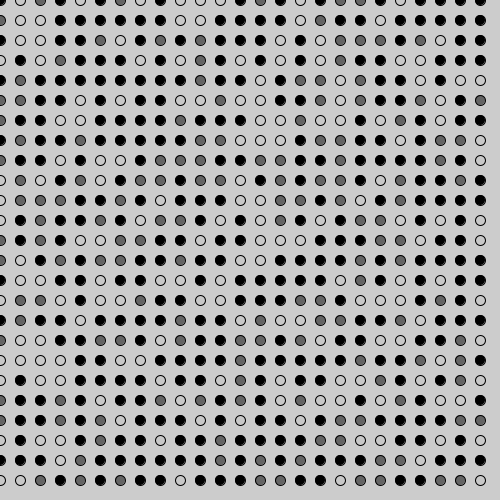
Frame 1 (no input)
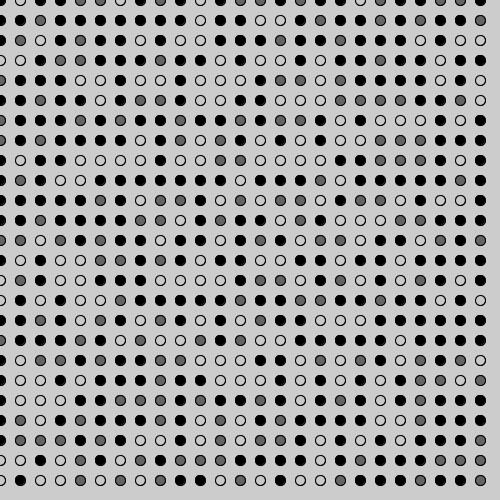
Frame 2 (the mouse pressed at the canvas centre, redrawn once)

The Processing sketch that drew these frames (run headless with seeded random() and noise(); the mouse was pressed at the canvas centre and the sketch redrawn once):

// Processing sketch: sketch_151022a
// ── sketch_151022a.pde
color [] colores = new color[4]; //declara

void setup(){
  size(500, 500);
  smooth();
  //inicializa la lista 
  colores[0]= color(200, 200, 200);
  colores[1]= color(100, 100, 100);
  colores[2]= color(0, 0, 0);
}

void draw(){
 /*
  //primer color de la lista
  fill(colores[0]);
  ellipse(40, 40, 40, 40);
  
    //segundo color de la lista
  fill(colores[1]);
  ellipse(60, 40, 40, 40);
  
    //tercer color de la lista
  fill(colores[2]);
  ellipse(70, 40, 40, 40);
  */
  
 /* for(int i = 0; i < colores.length; i++){
    fill(colores[(int)random(4)]);
    ellipse(30*i+20, 50, 20, 20);
  }*/
  
  for(int i = 0; i < width; i+= 20){
    for(int j = 0; j < height; j+= 20){
    fill(colores[(int)random(4)]);
    ellipse(i, j, 10, 10);
    }
  }
  noLoop();
  
}

void keyPressed(){
  if(key == ' ');
  redraw();
}
